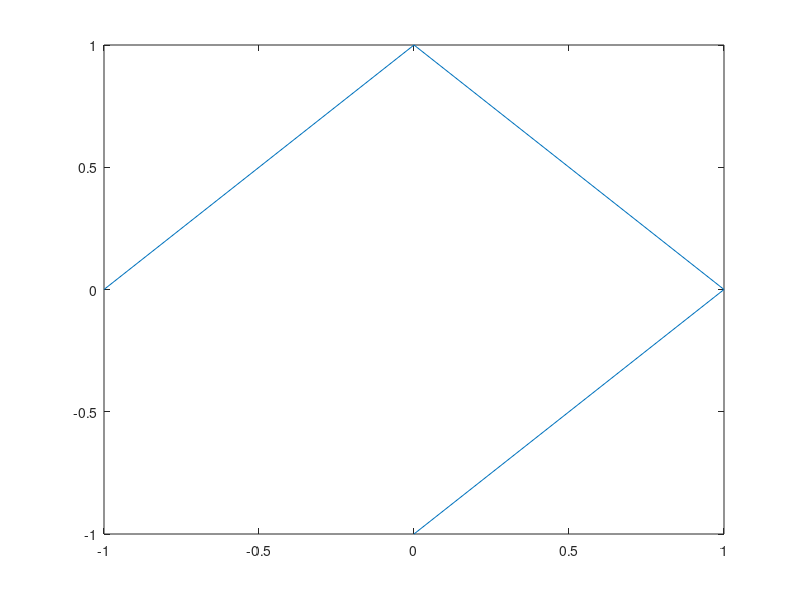

This chart was generated by the following MATLAB code: (Note: this script raises an error after producing the figure.)
% This script generates the data for a star shaped domain, for a fixed
% number of sensors and incident directions where data is available for all
% sensors at each incident direction


n  = 300;
addpath('../');
nc = 9;
coefs = zeros(2*nc+1,1);
coefs(1) = 1;
coefs(nc+1) = 0.3;
src_info = [];
src_info.xs = [1,2,2,1,-1,-2,-2,-1,-1,-1.5,-1.5,1.5,1.5,1];
src_info.ys = [-1,0,1,2,2,1,0,-1,0,0,1,1,0,0];
src_info.xs = [0,1,0,-1];
src_info.ys = [-1,0,1,0];
figure(1)
clf();
plot(src_info.xs,src_info.ys);



nk = 2;


% Test obstacle Frechet derivative for Dirichlet problem
bc = [];
bc.type = 'Dirichlet';
bc.invtype = 'o';

fname = ['../data/knight9_ik1_nk' int2str(nk) '_tensor_data_' bc.type '.mat'];
save(fname,'src_info');


src0 = [0.01;-0.12];
opts = [];
opts.test_analytic = true;
opts.src_in = src0;
opts.verbose=true;

% set target locations
%receptors
r_tgt = 10;
n_tgt = 88;
t_tgt = 0:2*pi/n_tgt:2*pi-2*pi/n_tgt;

% Incident directions
n_dir = 100;
t_dir = 0:2*pi/n_dir:2*pi-2*pi/n_dir;

[t_tgt_grid,t_dir_grid] = meshgrid(t_tgt,t_dir);
t_tgt_grid = t_tgt_grid(:);
t_dir_grid = t_dir_grid(:);
xtgt = r_tgt*cos(t_tgt_grid);
ytgt = r_tgt*sin(t_tgt_grid);
tgt   = [ xtgt'; ytgt'];


sensor_info = [];
sensor_info.tgt = tgt;
sensor_info.t_dir = t_dir_grid;



%src_info = geometries.starn(coefs,nc,n);


dk = 0.25;
kh = 1:dk:(1+(nk-1)*dk);

u_meas = cell(nk,1);



nppw = 20;

for ik=1:nk
    ik
   %n = ceil(nppw*L*abs(kh(ik))/2/pi);
   %n = max(n,300);
   %src_info = geometries.starn(coefs,nc,n);
   
   %[mats,erra] = rla.get_fw_mats(kh(ik),src_info,bc,sensor_info,opts);
   %fields = rla.compute_fields_chunkie(kh(ik),src_info,sensor_info,bc,opts);
   [fields] = helm_dirichlet_solver(kh(ik),src_info,sensor_info);
   u_meas0 = [];
   u_meas0.kh = kh(ik);
   tmp = fields.uscat_tgt.';
   u_meas0.uscat_tgt = tmp(:);
   u_meas0.tgt = sensor_info.tgt;
   u_meas0.t_dir = sensor_info.t_dir;
   %u_meas0.err_est = erra;
   u_meas{ik} = u_meas0;
   u_meas0
end


save(fname,'u_meas','-append');
